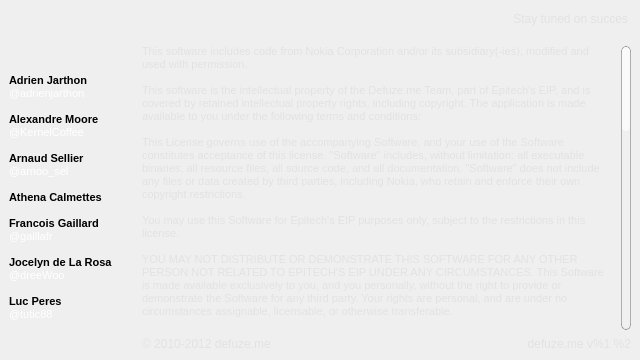
<?xml version="1.0" encoding="UTF-8"?>
<ui version="4.0">
 <class>About</class>
 <widget class="QWidget" name="About">
  <property name="windowModality">
   <enum>Qt::ApplicationModal</enum>
  </property>
  <property name="geometry">
   <rect>
    <x>0</x>
    <y>0</y>
    <width>640</width>
    <height>360</height>
   </rect>
  </property>
  <property name="sizePolicy">
   <sizepolicy hsizetype="Fixed" vsizetype="Fixed">
    <horstretch>0</horstretch>
    <verstretch>0</verstretch>
   </sizepolicy>
  </property>
  <property name="maximumSize">
   <size>
    <width>640</width>
    <height>360</height>
   </size>
  </property>
  <property name="windowTitle">
   <string>About defuze.me</string>
  </property>
  <property name="windowIcon">
   <iconset resource="../../resources/icons.qrc">
    <normaloff>:/icons/logo</normaloff>:/icons/logo</iconset>
  </property>
  <layout class="QGridLayout" name="gridLayout">
   <property name="margin">
    <number>0</number>
   </property>
   <item row="1" column="0">
    <widget class="QWidget" name="contents" native="true">
     <property name="styleSheet">
      <string notr="true">QScrollBar:vertical {
	background: rgba(255, 255, 255, 20);
	border: 1px solid rgba(0, 0, 0, 70);
	 border-radius: 5px;
width: 10px;
     margin: 1px 0 1px 0;
}

QScrollBar::handle:vertical {
      border: 1px transparent;
	  border-radius: 4px;
      background: rgba(255,255,255,168);
      min-height: 20px;
  }

QScrollBar::add-line:vertical {
      /*border: 1px solid rgb(226,226,226);*/
      background: #32CC99;
      height: 0px;
      subcontrol-position: bottom;
      subcontrol-origin: margin;
  }

QScrollBar::sub-line:vertical {
      /*border: 1px solid rgb(226,226,226);*/
      background: #32CC99;
      height: 0px;
      subcontrol-position: top;
      subcontrol-origin: margin;
  }

  QScrollBar::up-arrow:vertical, QScrollBar::down-arrow:vertical {
      /*border: 1px solid rgb(226,226,226);*/
      width: 3px;
      height: 0px;
      background: white;
  }

  QScrollBar::add-page:vertical, QScrollBar::sub-page:vertical {
       background: transparent;
  }

#scrollArea {
	background: transparent;
}
#scrollAreaWidgetContents {
	background: transparent;
}</string>
     </property>
     <layout class="QGridLayout" name="gridLayout_2">
      <item row="2" column="0" rowspan="2">
       <widget class="QLabel" name="team">
        <property name="whatsThis">
         <string>The defuze.me team is made of seven Epitech students.</string>
        </property>
        <property name="styleSheet">
         <string notr="true">color: rgb(226, 226, 226);

a
{
	text-decoration: none;	
	color: rgb(255, 255, 255);
}</string>
        </property>
        <property name="text">
         <string notr="true">&lt;!DOCTYPE HTML PUBLIC &quot;-//W3C//DTD HTML 4.0//EN&quot; &quot;http://www.w3.org/TR/REC-html40/strict.dtd&quot;&gt;
&lt;html&gt;&lt;head&gt;&lt;meta name=&quot;qrichtext&quot; content=&quot;1&quot; /&gt;&lt;style type=&quot;text/css&quot;&gt;
p, li { white-space: pre-wrap; }
a { text-decoration:none; color:white; }
&lt;/style&gt;&lt;/head&gt;&lt;body style=&quot; font-family:'MS Shell Dlg 2'; font-size:8.25pt; font-weight:400; font-style:normal;&quot;&gt;
&lt;p style=&quot; margin-top:0px; margin-bottom:0px; margin-left:0px; margin-right:0px; -qt-block-indent:0; text-indent:0px;&quot;&gt;&lt;span style=&quot; font-size:8pt; font-weight:600;&quot;&gt;Adrien Jarthon&lt;/span&gt;&lt;/p&gt;
&lt;p style=&quot; margin-top:0px; margin-bottom:0px; margin-left:0px; margin-right:0px; -qt-block-indent:0; text-indent:0px;&quot;&gt;&lt;a href=&quot;http://twitter.com/#!/adrienjarthon&quot;&gt;&lt;span style=&quot; font-size:8pt;&quot;&gt;@adrienjarthon&lt;/span&gt;&lt;/a&gt;&lt;/p&gt;
&lt;p style=&quot;-qt-paragraph-type:empty; margin-top:0px; margin-bottom:0px; margin-left:0px; margin-right:0px; -qt-block-indent:0; text-indent:0px; font-size:8pt; text-decoration: underline; color:#0000ff;&quot;&gt;&lt;/p&gt;
&lt;p style=&quot; margin-top:0px; margin-bottom:0px; margin-left:0px; margin-right:0px; -qt-block-indent:0; text-indent:0px;&quot;&gt;&lt;span style=&quot; font-size:8pt; font-weight:600;&quot;&gt;Alexandre Moore&lt;/span&gt;&lt;/p&gt;
&lt;p style=&quot; margin-top:0px; margin-bottom:0px; margin-left:0px; margin-right:0px; -qt-block-indent:0; text-indent:0px;&quot;&gt;&lt;a href=&quot;http://twitter.com/#!/KernelCoffee&quot;&gt;&lt;span style=&quot; font-size:8pt;&quot;&gt;@KernelCoffee&lt;/span&gt;&lt;/a&gt;&lt;/p&gt;
&lt;p style=&quot;-qt-paragraph-type:empty; margin-top:0px; margin-bottom:0px; margin-left:0px; margin-right:0px; -qt-block-indent:0; text-indent:0px; font-size:8pt;&quot;&gt;&lt;/p&gt;
&lt;p style=&quot; margin-top:0px; margin-bottom:0px; margin-left:0px; margin-right:0px; -qt-block-indent:0; text-indent:0px;&quot;&gt;&lt;span style=&quot; font-size:8pt; font-weight:600;&quot;&gt;Arnaud Sellier&lt;/span&gt;&lt;/p&gt;
&lt;p style=&quot; margin-top:0px; margin-bottom:0px; margin-left:0px; margin-right:0px; -qt-block-indent:0; text-indent:0px;&quot;&gt;&lt;a href=&quot;http://twitter.com/#!/arnoo_sel&quot;&gt;&lt;span style=&quot; font-size:8pt;&quot;&gt;@arnoo_sel&lt;/span&gt;&lt;/a&gt;&lt;/p&gt;
&lt;p style=&quot;-qt-paragraph-type:empty; margin-top:0px; margin-bottom:0px; margin-left:0px; margin-right:0px; -qt-block-indent:0; text-indent:0px; font-size:8pt;&quot;&gt;&lt;/p&gt;
&lt;p style=&quot; margin-top:0px; margin-bottom:0px; margin-left:0px; margin-right:0px; -qt-block-indent:0; text-indent:0px;&quot;&gt;&lt;span style=&quot; font-size:8pt; font-weight:600;&quot;&gt;Athena Calmettes&lt;/span&gt;&lt;/p&gt;
&lt;p style=&quot;-qt-paragraph-type:empty; margin-top:0px; margin-bottom:0px; margin-left:0px; margin-right:0px; -qt-block-indent:0; text-indent:0px; font-size:8pt;&quot;&gt;&lt;/p&gt;
&lt;p style=&quot; margin-top:0px; margin-bottom:0px; margin-left:0px; margin-right:0px; -qt-block-indent:0; text-indent:0px;&quot;&gt;&lt;span style=&quot; font-size:8pt; font-weight:600;&quot;&gt;Francois Gaillard&lt;/span&gt;&lt;/p&gt;
&lt;p style=&quot; margin-top:0px; margin-bottom:0px; margin-left:0px; margin-right:0px; -qt-block-indent:0; text-indent:0px;&quot;&gt;&lt;a href=&quot;http://twitter.com/#!/gaillafr&quot;&gt;&lt;span style=&quot; font-size:8pt;&quot;&gt;@gaillafr&lt;/span&gt;&lt;/a&gt;&lt;/p&gt;
&lt;p style=&quot;-qt-paragraph-type:empty; margin-top:0px; margin-bottom:0px; margin-left:0px; margin-right:0px; -qt-block-indent:0; text-indent:0px; font-size:8pt;&quot;&gt;&lt;/p&gt;
&lt;p style=&quot; margin-top:0px; margin-bottom:0px; margin-left:0px; margin-right:0px; -qt-block-indent:0; text-indent:0px;&quot;&gt;&lt;span style=&quot; font-size:8pt; font-weight:600;&quot;&gt;Jocelyn de La Rosa&lt;/span&gt;&lt;/p&gt;
&lt;p style=&quot; margin-top:0px; margin-bottom:0px; margin-left:0px; margin-right:0px; -qt-block-indent:0; text-indent:0px;&quot;&gt;&lt;a href=&quot;http://twitter.com/#!/dreeWoo&quot;&gt;&lt;span style=&quot; font-size:8pt;&quot;&gt;@dreeWoo&lt;/span&gt;&lt;/a&gt;&lt;/p&gt;
&lt;p style=&quot;-qt-paragraph-type:empty; margin-top:0px; margin-bottom:0px; margin-left:0px; margin-right:0px; -qt-block-indent:0; text-indent:0px; font-size:8pt;&quot;&gt;&lt;/p&gt;
&lt;p style=&quot; margin-top:0px; margin-bottom:0px; margin-left:0px; margin-right:0px; -qt-block-indent:0; text-indent:0px;&quot;&gt;&lt;span style=&quot; font-size:8pt; font-weight:600;&quot;&gt;Luc Peres&lt;/span&gt;&lt;/p&gt;
&lt;p style=&quot; margin-top:0px; margin-bottom:0px; margin-left:0px; margin-right:0px; -qt-block-indent:0; text-indent:0px;&quot;&gt;&lt;a href=&quot;http://twitter.com/#!/tutic88&quot;&gt;&lt;span style=&quot; font-size:8pt;&quot;&gt;@tutic88&lt;/span&gt;&lt;/a&gt;&lt;/p&gt;&lt;/body&gt;&lt;/html&gt;</string>
        </property>
        <property name="openExternalLinks">
         <bool>true</bool>
        </property>
       </widget>
      </item>
      <item row="2" column="1" colspan="2">
       <widget class="QScrollArea" name="scrollArea">
        <property name="frameShape">
         <enum>QFrame::NoFrame</enum>
        </property>
        <property name="widgetResizable">
         <bool>true</bool>
        </property>
        <widget class="QWidget" name="scrollAreaWidgetContents">
         <property name="geometry">
          <rect>
           <x>0</x>
           <y>0</y>
           <width>458</width>
           <height>932</height>
          </rect>
         </property>
         <property name="whatsThis">
          <string/>
         </property>
         <layout class="QVBoxLayout" name="verticalLayout">
          <property name="leftMargin">
           <number>0</number>
          </property>
          <property name="topMargin">
           <number>0</number>
          </property>
          <item>
           <widget class="QLabel" name="license">
            <property name="styleSheet">
             <string notr="true">color: rgb(226, 226, 226)</string>
            </property>
            <property name="text">
             <string notr="true">&lt;!DOCTYPE HTML PUBLIC &quot;-//W3C//DTD HTML 4.0//EN&quot; &quot;http://www.w3.org/TR/REC-html40/strict.dtd&quot;&gt;
&lt;html&gt;&lt;head&gt;&lt;meta name=&quot;qrichtext&quot; content=&quot;1&quot; /&gt;&lt;style type=&quot;text/css&quot;&gt;
p, li { white-space: pre-wrap; }
&lt;/style&gt;&lt;/head&gt;&lt;body style=&quot; font-family:'MS Shell Dlg 2'; font-size:8.25pt; font-weight:400; font-style:normal;&quot;&gt;
&lt;p style=&quot; margin-top:0px; margin-bottom:0px; margin-left:0px; margin-right:0px; -qt-block-indent:0; text-indent:0px;&quot;&gt;&lt;span style=&quot; font-size:8pt;&quot;&gt;This software includes code from Nokia Corporation and/or its subsidiary(-ies), modified and used with permission.&lt;/span&gt;&lt;/p&gt;
&lt;p style=&quot;-qt-paragraph-type:empty; margin-top:0px; margin-bottom:0px; margin-left:0px; margin-right:0px; -qt-block-indent:0; text-indent:0px; font-size:8pt;&quot;&gt;&lt;/p&gt;
&lt;p style=&quot; margin-top:0px; margin-bottom:0px; margin-left:0px; margin-right:0px; -qt-block-indent:0; text-indent:0px;&quot;&gt;&lt;span style=&quot; font-size:8pt;&quot;&gt;This software is the intellectual property of the Defuze.me Team, part of Epitech's EIP, and is covered by retained intellectual property rights, including copyright. The application is made available to you under the following terms and conditions:&lt;/span&gt;&lt;/p&gt;
&lt;p style=&quot;-qt-paragraph-type:empty; margin-top:0px; margin-bottom:0px; margin-left:0px; margin-right:0px; -qt-block-indent:0; text-indent:0px; font-size:8pt;&quot;&gt;&lt;/p&gt;
&lt;p style=&quot; margin-top:0px; margin-bottom:0px; margin-left:0px; margin-right:0px; -qt-block-indent:0; text-indent:0px;&quot;&gt;&lt;span style=&quot; font-size:8pt;&quot;&gt;This License governs use of the accompanying Software, and your use of the Software constitutes acceptance of this license. &amp;quot;Software&amp;quot; includes, without limitation: all executable binaries, all resource files, all source code, and all documentation. &amp;quot;Software&amp;quot; does not include any files or data created by third parties, including Nokia, who retain and enforce their own copyright restrictions.&lt;/span&gt;&lt;/p&gt;
&lt;p style=&quot;-qt-paragraph-type:empty; margin-top:0px; margin-bottom:0px; margin-left:0px; margin-right:0px; -qt-block-indent:0; text-indent:0px; font-size:8pt;&quot;&gt;&lt;/p&gt;
&lt;p style=&quot; margin-top:0px; margin-bottom:0px; margin-left:0px; margin-right:0px; -qt-block-indent:0; text-indent:0px;&quot;&gt;&lt;span style=&quot; font-size:8pt;&quot;&gt;You may use this Software for Epitech's EIP purposes only, subject to the restrictions in this license.&lt;/span&gt;&lt;/p&gt;
&lt;p style=&quot;-qt-paragraph-type:empty; margin-top:0px; margin-bottom:0px; margin-left:0px; margin-right:0px; -qt-block-indent:0; text-indent:0px; font-size:8pt;&quot;&gt;&lt;/p&gt;
&lt;p style=&quot; margin-top:0px; margin-bottom:0px; margin-left:0px; margin-right:0px; -qt-block-indent:0; text-indent:0px;&quot;&gt;&lt;span style=&quot; font-size:8pt;&quot;&gt;YOU MAY NOT DISTRIBUTE OR DEMONSTRATE THIS SOFTWARE FOR ANY OTHER PERSON NOT RELATED TO EPITECH'S EIP UNDER ANY CIRCUMSTANCES. This Software is made available exclusively to you, and you personally, without the right to provide or demonstrate the Software for any third party. Your rights are personal, and are under no circumstances assignable, licensable, or otherwise transferable.&lt;/span&gt;&lt;/p&gt;
&lt;p style=&quot;-qt-paragraph-type:empty; margin-top:0px; margin-bottom:0px; margin-left:0px; margin-right:0px; -qt-block-indent:0; text-indent:0px; font-size:8pt;&quot;&gt;&lt;/p&gt;
&lt;p style=&quot; margin-top:0px; margin-bottom:0px; margin-left:0px; margin-right:0px; -qt-block-indent:0; text-indent:0px;&quot;&gt;&lt;span style=&quot; font-size:8pt;&quot;&gt;You may not modify this Software. You may not use or distribute this Software or any derivative works in any form for commercial purposes, including (without limitation) running business operations, licensing, leasing, or selling the Software, or distributing the Software for use with commercial products.&lt;/span&gt;&lt;/p&gt;
&lt;p style=&quot;-qt-paragraph-type:empty; margin-top:0px; margin-bottom:0px; margin-left:0px; margin-right:0px; -qt-block-indent:0; text-indent:0px; font-size:8pt;&quot;&gt;&lt;/p&gt;
&lt;p style=&quot; margin-top:0px; margin-bottom:0px; margin-left:0px; margin-right:0px; -qt-block-indent:0; text-indent:0px;&quot;&gt;&lt;span style=&quot; font-size:8pt;&quot;&gt;You may use any information in intangible form that you remember after accessing the Software. However, this right does not grant you a license to any of the Defuze.me Teams's copyrights or patents for anything you might create using such information.&lt;/span&gt;&lt;/p&gt;
&lt;p style=&quot;-qt-paragraph-type:empty; margin-top:0px; margin-bottom:0px; margin-left:0px; margin-right:0px; -qt-block-indent:0; text-indent:0px; font-size:8pt;&quot;&gt;&lt;/p&gt;
&lt;p style=&quot; margin-top:0px; margin-bottom:0px; margin-left:0px; margin-right:0px; -qt-block-indent:0; text-indent:0px;&quot;&gt;&lt;span style=&quot; font-size:8pt;&quot;&gt;In return, you agree:&lt;/span&gt;&lt;/p&gt;
&lt;p style=&quot;-qt-paragraph-type:empty; margin-top:0px; margin-bottom:0px; margin-left:0px; margin-right:0px; -qt-block-indent:0; text-indent:0px; font-size:8pt;&quot;&gt;&lt;/p&gt;
&lt;p style=&quot; margin-top:0px; margin-bottom:0px; margin-left:0px; margin-right:0px; -qt-block-indent:0; text-indent:0px;&quot;&gt;&lt;span style=&quot; font-size:8pt;&quot;&gt;Not to remove any copyright or other notices from the Software.&lt;/span&gt;&lt;/p&gt;
&lt;p style=&quot; margin-top:0px; margin-bottom:0px; margin-left:0px; margin-right:0px; -qt-block-indent:0; text-indent:0px;&quot;&gt;&lt;span style=&quot; font-size:8pt;&quot;&gt;Not to use or distribute this Software or any derivative works in any form for commercial purposes, as that term is described above.&lt;/span&gt;&lt;/p&gt;
&lt;p style=&quot; margin-top:0px; margin-bottom:0px; margin-left:0px; margin-right:0px; -qt-block-indent:0; text-indent:0px;&quot;&gt;&lt;span style=&quot; font-size:8pt;&quot;&gt;Not to distribute or demonstrate the Software for any other person not related to Epitech's EIP under any circumstances.&lt;/span&gt;&lt;/p&gt;
&lt;p style=&quot;-qt-paragraph-type:empty; margin-top:0px; margin-bottom:0px; margin-left:0px; margin-right:0px; -qt-block-indent:0; text-indent:0px; font-size:8pt;&quot;&gt;&lt;/p&gt;
&lt;p style=&quot; margin-top:0px; margin-bottom:0px; margin-left:0px; margin-right:0px; -qt-block-indent:0; text-indent:0px;&quot;&gt;&lt;span style=&quot; font-size:8pt;&quot;&gt;THAT THE SOFTWARE COMES &amp;quot;AS IS&amp;quot;, WITH NO WARRANTIES. THIS MEANS NO EXPRESS, IMPLIED OR STATUTORY WARRANTY, INCLUDING WITHOUT LIMITATION, WARRANTIES OF MERCHANTABILITY OR FITNESS FOR A PARTICULAR PURPOSE OR ANY WARRANTY OF TITLE OR NON-INFRINGEMENT. ALSO, YOU MUST PASS THIS DISCLAIMER ON WHENEVER YOU DISTRIBUTE THE SOFTWARE OR DERIVATIVE WORKS.&lt;/span&gt;&lt;/p&gt;
&lt;p style=&quot;-qt-paragraph-type:empty; margin-top:0px; margin-bottom:0px; margin-left:0px; margin-right:0px; -qt-block-indent:0; text-indent:0px; font-size:8pt;&quot;&gt;&lt;/p&gt;
&lt;p style=&quot; margin-top:0px; margin-bottom:0px; margin-left:0px; margin-right:0px; -qt-block-indent:0; text-indent:0px;&quot;&gt;&lt;span style=&quot; font-size:8pt;&quot;&gt;THAT DEFUZE.ME TEAM WILL NOT BE LIABLE FOR ANY DAMAGES RELATED TO THE SOFTWARE OR THIS LICENSE, INCLUDING DIRECT, INDIRECT, SPECIAL, CONSEQUENTIAL OR INCIDENTAL DAMAGES, TO THE MAXIMUM EXTENT THE LAW PERMITS, NO MATTER WHAT LEGAL THEORY IT IS BASED ON. ALSO, YOU MUST PASS THIS LIMITATION OF LIABILITY ON WHENEVER YOU DISTRIBUTE THE SOFTWARE OR DERIVATIVE WORKS.&lt;/span&gt;&lt;/p&gt;
&lt;p style=&quot;-qt-paragraph-type:empty; margin-top:0px; margin-bottom:0px; margin-left:0px; margin-right:0px; -qt-block-indent:0; text-indent:0px; font-size:8pt;&quot;&gt;&lt;/p&gt;
&lt;p style=&quot; margin-top:0px; margin-bottom:0px; margin-left:0px; margin-right:0px; -qt-block-indent:0; text-indent:0px;&quot;&gt;&lt;span style=&quot; font-size:8pt;&quot;&gt;That if you sue anyone over patents that you think may apply to the Software or anyone's use of the Software, your right to the Software and your rights under this License automatically end, while your obligations remain in effect.&lt;/span&gt;&lt;/p&gt;
&lt;p style=&quot;-qt-paragraph-type:empty; margin-top:0px; margin-bottom:0px; margin-left:0px; margin-right:0px; -qt-block-indent:0; text-indent:0px; font-size:8pt;&quot;&gt;&lt;/p&gt;
&lt;p style=&quot; margin-top:0px; margin-bottom:0px; margin-left:0px; margin-right:0px; -qt-block-indent:0; text-indent:0px;&quot;&gt;&lt;span style=&quot; font-size:8pt;&quot;&gt;That your rights under this License may be modified or canceled at any time, for any reason, and without notice to you, but will always be made available at http://defuze.me/license, and that any subsequent revision or version of this License will completely supersede the terms and obligations of all earlier Licenses, including this one.&lt;/span&gt;&lt;/p&gt;
&lt;p style=&quot;-qt-paragraph-type:empty; margin-top:0px; margin-bottom:0px; margin-left:0px; margin-right:0px; -qt-block-indent:0; text-indent:0px; font-size:8pt;&quot;&gt;&lt;/p&gt;
&lt;p style=&quot; margin-top:0px; margin-bottom:0px; margin-left:0px; margin-right:0px; -qt-block-indent:0; text-indent:0px;&quot;&gt;&lt;span style=&quot; font-size:8pt;&quot;&gt;That your rights under the License end automatically if you breach it in any way, while your obligations remain in effect.&lt;/span&gt;&lt;/p&gt;
&lt;p style=&quot;-qt-paragraph-type:empty; margin-top:0px; margin-bottom:0px; margin-left:0px; margin-right:0px; -qt-block-indent:0; text-indent:0px; font-size:8pt;&quot;&gt;&lt;/p&gt;
&lt;p style=&quot; margin-top:0px; margin-bottom:0px; margin-left:0px; margin-right:0px; -qt-block-indent:0; text-indent:0px;&quot;&gt;&lt;span style=&quot; font-size:8pt;&quot;&gt;&amp;quot;EIP&amp;quot; stands for Epitech Innovative Projects (http://eip.epitech.eu/eip/)&lt;/span&gt;&lt;/p&gt;
&lt;p style=&quot;-qt-paragraph-type:empty; margin-top:0px; margin-bottom:0px; margin-left:0px; margin-right:0px; -qt-block-indent:0; text-indent:0px; font-size:8pt;&quot;&gt;&lt;/p&gt;
&lt;p style=&quot; margin-top:0px; margin-bottom:0px; margin-left:0px; margin-right:0px; -qt-block-indent:0; text-indent:0px;&quot;&gt;&lt;span style=&quot; font-size:8pt;&quot;&gt;&amp;quot;Epitech's EIP related&amp;quot; people are:&lt;/span&gt;&lt;/p&gt;
&lt;p style=&quot; margin-top:0px; margin-bottom:0px; margin-left:0px; margin-right:0px; -qt-block-indent:0; text-indent:0px;&quot;&gt;&lt;span style=&quot; font-size:8pt;&quot;&gt;- The Epitech EIP laboratory staff&lt;/span&gt;&lt;/p&gt;
&lt;p style=&quot; margin-top:0px; margin-bottom:0px; margin-left:0px; margin-right:0px; -qt-block-indent:0; text-indent:0px;&quot;&gt;&lt;span style=&quot; font-size:8pt;&quot;&gt;- The Epitech Administrative staff&lt;/span&gt;&lt;/p&gt;
&lt;p style=&quot; margin-top:0px; margin-bottom:0px; margin-left:0px; margin-right:0px; -qt-block-indent:0; text-indent:0px;&quot;&gt;&lt;span style=&quot; font-size:8pt;&quot;&gt;- The Defuze.me EIP juries&lt;/span&gt;&lt;/p&gt;
&lt;p style=&quot; margin-top:0px; margin-bottom:0px; margin-left:0px; margin-right:0px; -qt-block-indent:0; text-indent:0px;&quot;&gt;&lt;span style=&quot; font-size:8pt;&quot;&gt;- The Defuze.me partners staff&lt;/span&gt;&lt;/p&gt;
&lt;p style=&quot;-qt-paragraph-type:empty; margin-top:0px; margin-bottom:0px; margin-left:0px; margin-right:0px; -qt-block-indent:0; text-indent:0px; font-size:8pt;&quot;&gt;&lt;/p&gt;&lt;/body&gt;&lt;/html&gt;</string>
            </property>
            <property name="textFormat">
             <enum>Qt::AutoText</enum>
            </property>
            <property name="wordWrap">
             <bool>true</bool>
            </property>
           </widget>
          </item>
         </layout>
        </widget>
       </widget>
      </item>
      <item row="0" column="1" rowspan="2" colspan="2">
       <widget class="QLabel" name="catchLine">
        <property name="styleSheet">
         <string notr="true">color: rgb(226, 226, 226);
font: 75 12pt &quot;MS Shell Dlg 2&quot;;
padding-bottom:10px;</string>
        </property>
        <property name="text">
         <string>Stay tuned on succes</string>
        </property>
        <property name="alignment">
         <set>Qt::AlignBottom|Qt::AlignRight|Qt::AlignTrailing</set>
        </property>
       </widget>
      </item>
      <item row="0" column="0" rowspan="2">
       <widget class="QLabel" name="logo">
        <property name="text">
         <string notr="true"/>
        </property>
        <property name="scaledContents">
         <bool>false</bool>
        </property>
       </widget>
      </item>
      <item row="3" column="2">
       <widget class="QLabel" name="versionLabel">
        <property name="styleSheet">
         <string notr="true">color: rgb(226, 226, 226);</string>
        </property>
        <property name="text">
         <string>defuze.me v%1 %2</string>
        </property>
        <property name="alignment">
         <set>Qt::AlignRight|Qt::AlignTrailing|Qt::AlignVCenter</set>
        </property>
       </widget>
      </item>
      <item row="3" column="1">
       <widget class="QLabel" name="label_2">
        <property name="whatsThis">
         <string/>
        </property>
        <property name="styleSheet">
         <string notr="true">color: rgb(226, 226, 226);</string>
        </property>
        <property name="text">
         <string notr="true">© 2010-2012 defuze.me</string>
        </property>
       </widget>
      </item>
     </layout>
    </widget>
   </item>
  </layout>
 </widget>
 <resources>
  <include location="../../resources/icons.qrc"/>
 </resources>
 <connections/>
</ui>
